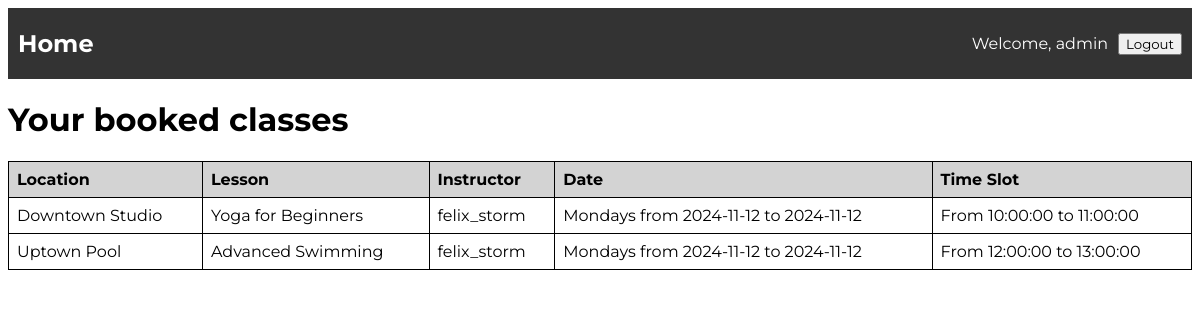
Page /client_account (signed in) on the earlier database version.
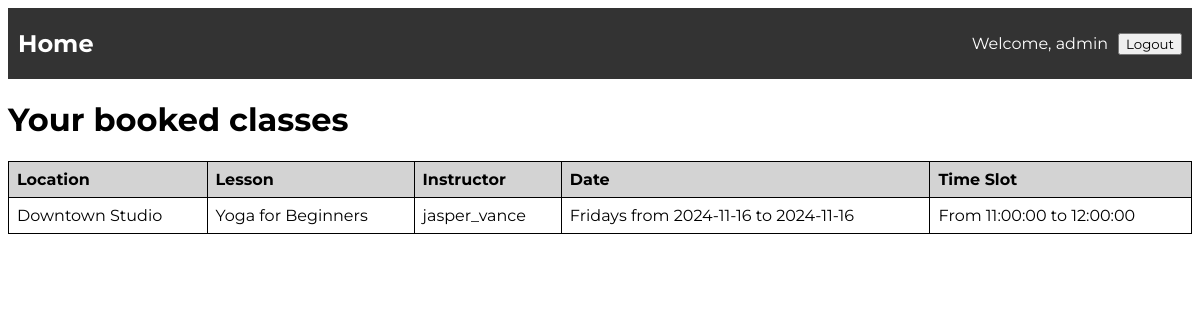
Same page on the later database version.
### models/models.py (models this page shows, shortened)
class Booking(db.Model):
    __tablename__ = 'bookings'
    booking_id = db.Column(db.Integer, primary_key=True, autoincrement=True)
    status = db.Column(db.Enum(BookingStatus), default=BookingStatus.BOOKED)
    client_id = db.Column(db.Integer, db.ForeignKey('clients.client_id', name='fk_client_id'), nullable=False)
    offering_id = db.Column(db.Integer, db.ForeignKey('offerings.offering_id', name='fk_offering_id'), nullable=False)
    client = db.relationship('Client', backref=db.backref('bookings', lazy=True))
    offering = db.relationship('Offering', backref=db.backref('bookings', lazy=True))

class Location(db.Model):
    __tablename__ = 'locations'
    location_id = db.Column(db.Integer, primary_key=True, autoincrement=True)
    name = db.Column(db.String(128), nullable=False)
    city = db.Column(db.String(128), nullable=False)
    address = db.Column(db.String(255), nullable=False)

class Lesson(db.Model):
    __tablename__ = 'lessons'
    lesson_id = db.Column(db.Integer, primary_key=True, autoincrement=True)
    name = db.Column(db.String(100), nullable=False, unique=True)
    lesson_type = db.Column(db.String(50), nullable=False)
    description = db.Column(db.String(255), nullable=False)
    capacity = db.Column(db.Integer, nullable=False)
    offerings = db.relationship('Offering', backref='lesson', lazy=True)
    lesson_time_slots = db.relationship('TimeSlot', back_populates='lesson', lazy=True)
    is_available = db.Column(db.Boolean, default=True)
    location_id = db.Column(db.Integer, db.ForeignKey('locations.location_id', name='fk_location_id'), nullable=True)
    location = db.relationship('Location', backref=db.backref('lessons', lazy=True))

class Instructor(db.Model):
    __tablename__ = 'instructors'
    instructor_id = db.Column(db.Integer, primary_key=True, autoincrement=True)
    name = db.Column(db.Text, nullable=False)
    age = db.Column(db.Integer, nullable=False)
    username = db.Column(db.String(128), unique=True, nullable=False)
    specialization = db.Column(db.String(128))
    phone = db.Column(db.String(128), nullable=False)
    password_hash = db.Column(db.String(128), nullable=False)

class TimeSlot(db.Model):
    __tablename__ = 'time_slots'
    id = db.Column(db.Integer, primary_key=True)
    start_time = db.Column(db.String(50), nullable=False)
    end_time = db.Column(db.String(50), nullable=False)
    is_available = db.Column(db.Boolean, default=True, nullable=False)
    lesson_id = db.Column(db.Integer, db.ForeignKey('lessons.lesson_id', name='fk_lesson_id'), nullable=False)
    lesson = db.relationship('Lesson', back_populates='lesson_time_slots', lazy=True)
    day_of_week = db.Column(db.String(50), nullable=False)
    def display_date(self):
        start_date = self.start_time.split(" ")[0]
        end_date = self.end_time.split(" ")[0]
        return f"{self.day_of_week}s from {start_date} to {end_date}"
    def display_time(self):
        start_hour = self.start_time.split(" ")[1]
        end_hour = self.end_time.split(" ")[1]
        return f"From {start_hour} to {end_hour}"

### main.py (the view)
@app.route('/client_account')
def client_account():
    client_id = session.get("currentAccount")["client_id"]
    booked_classes = db.session.query(Booking).filter(Booking.client_id == client_id).all()
    return render_template('client_account.html', classes_taken=booked_classes)

### templates/client_account.html
{% include 'header.html' %}
    <h1>Your booked classes</h1>
    <table>
        <thead>
            <tr>
                <th>Location</th>
                <th>Lesson</th>
                <th>Instructor</th>
                <th>Date</th>
                <th>Time Slot</th>
            </tr>
        </thead>
        <tbody>
            {% for class in classes_taken %}
            <tr>
                <td>{{ class.offering.lesson.location.name }}</td>
                <td>{{ class.offering.lesson.name }}</td>
                <td>{{ class.offering.instructor.username}}</td>
                <td>{{ class.offering.schedule.time_slot.display_date() }}</td>
                <td>{{ class.offering.schedule.time_slot.display_time() }}</td>
            </tr>
            {% endfor %}
        </tbody>
    </table>
</body>
</html>

Differences in the rows shown:
no longer on this page (row edited): Booking: offering.lesson.location.name "Uptown Pool", offering.lesson.name "Advanced Swimming", offering.instructor.username "felix_storm", offering.schedule.time_slot.display_date "Mondays from 2024-11-12 to 2024-11-12", offering.schedule.time_slot.display_time "From 12:00:00 to 13:00:00"
changed Booking "Downtown Studio": offering.instructor.username "felix_storm" → "jasper_vance"; offering.schedule.time_slot.display_date "Mondays from 2024-11-12 to 2024-11-12" → "Fridays from 2024-11-16 to 2024-11-16"; offering.schedule.time_slot.display_time "From 10:00:00 to 11:00:00" → "From 11:00:00 to 12:00:00"
